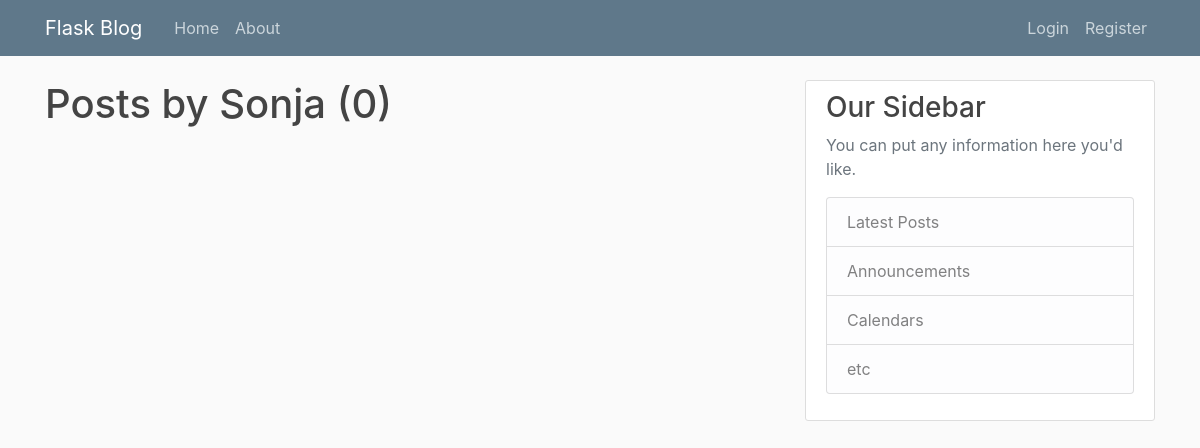
Before: /user/Sonja with the older database file.
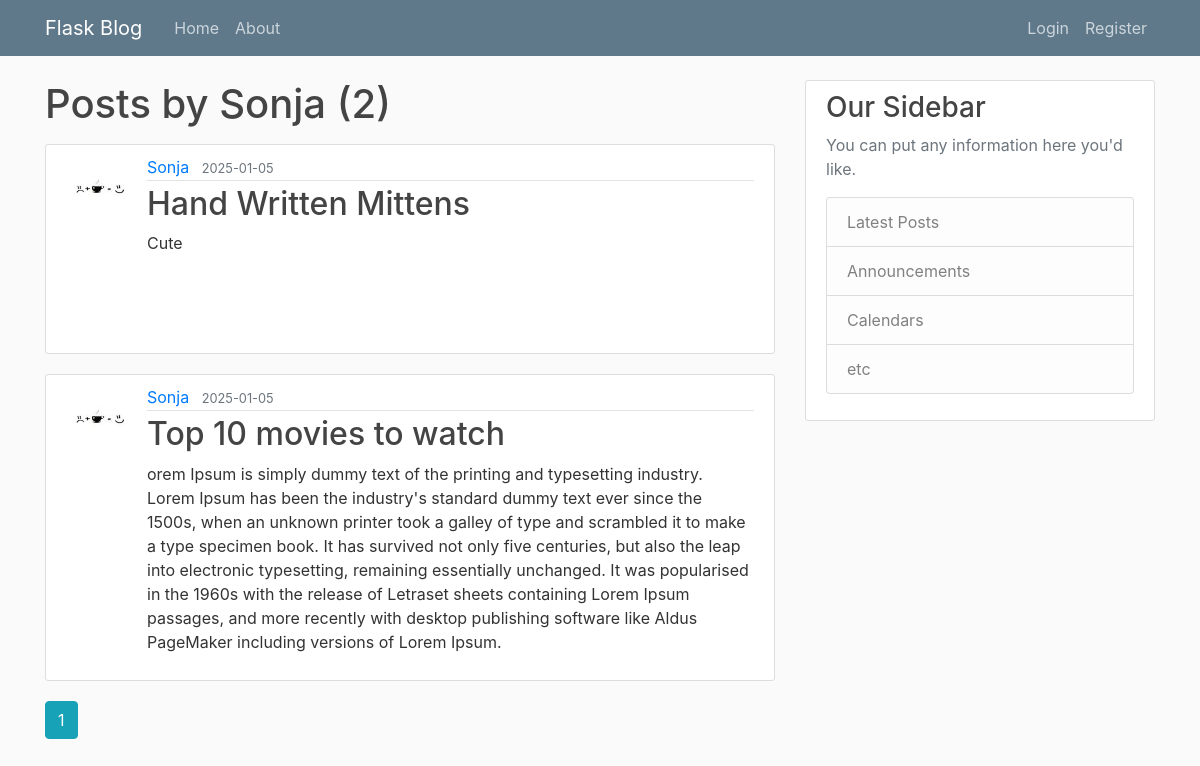
After: the same page with the newer database file.
### flaskblog/models.py (models this page shows, shortened)
class Post(db.Model):
    id = db.Column(db.Integer, primary_key=True)
    title = db.Column(db.String(100), nullable=False)
    date_posted = db.Column(db.DateTime, nullable=False, default=datetime.utcnow())
    content = db.Column(db.Text, nullable=False)
    user_id = db.Column(db.Integer, db.ForeignKey('user.id'), nullable=False)

class User(db.Model, UserMixin):
    id = db.Column(db.Integer, primary_key=True)
    username = db.Column(db.String(20), unique=True, nullable=False, )
    email = db.Column(db.String(120), unique=True, nullable=False, )
    image_file = db.Column(db.String(20), nullable=False, default='default.jpg')
    password = db.Column(db.String(60), nullable=False, )
    post = db.relationship('Post', backref='author', lazy=True)

### flaskblog/users/routes.py (the view)
@users.route('/user/<string:username>')
def user_posts(username):
    page = request.args.get('page', 1, type=int)
    user = User.query.filter_by(username=username).first_or_404()
    posts = Post.query.filter_by(author=user)\
            .order_by(Post.date_posted.desc())\
            .paginate(page=page, per_page=2)
    return render_template('user_posts.html', posts=posts, user=user)

### flaskblog/templates/user_posts.html
{% extends "layout.html" %}
{% block content %}
    <h1 class="mb-3"> Posts by {{ user.username }} ({{ posts.total }}) </h1>
    {% for post in posts.items %}
        <article class="media content-section">
        <img class=" rounded-circle article-img" src="{{url_for('static',filename='profile_pics/' + post.author.image_file)}}">
          <div class="media-body">
            <div class="article-metadata">
              <a class="mr-2" href="{{ url_for('users.user_posts', username= post.author.username)}}">{{ post.author.username }}</a>
              <small class="text-muted">{{ post.date_posted.strftime('%Y-%m-%d') }}</small>
            </div>
            <h2><a class="article-title" href="{{ url_for('posts.post', post_id=post.id) }}">{{ post.title }}</a></h2>
            <p class="article-content">{{ post.content }}</p>
          </div>
        </article>
    {% endfor %}
    {% for page_num in posts.iter_pages(left_edge=1, right_edge=1, left_current=1, right_current=2) %}
        {% if page_num %}
            {% if posts.page == page_num %}
                <a class='btn btn-info mb-4' href="{{ url_for('users.user_posts', username= user.username, page=page_num)}}">{{page_num}}</a>
            {% else %}
                <a class='btn btn-outline-info mb-4' href="{{ url_for('main.home', page=page_num)}}">{{page_num}}</a>
            {% endif %}
        {% else %}
            ...
        {% endif %}
    {% endfor %}
{% endblock content %}

Changed rows visible on the page:
added Post: image_file (picture), author.username "Sonja", date_posted "2025-01-05", title "Hand Written Mittens", content "Cute"
added Post: image_file (picture), author.username "Sonja", date_posted "2025-01-05", title "Top 10 movies to watch", content "orem Ipsum is simply dummy text of the printing and typesetting industry. Lorem Ipsum has been the industry's standard dummy text ever since the 1500s, when an unknown printer took a galley of type and scrambled it to make a type specimen book. It has survived not only five centuries, but also the leap into electronic typesetting, remaining essentially unchanged. It was popularised in the 1960s with the release of Letraset sheets containing Lorem Ipsum passages, and more recently with desktop publishing software like Aldus PageMaker including versions of Lorem Ipsum."
Other visible differences:
{{ posts.total }}: "0" → "2"
new list line: "1"
